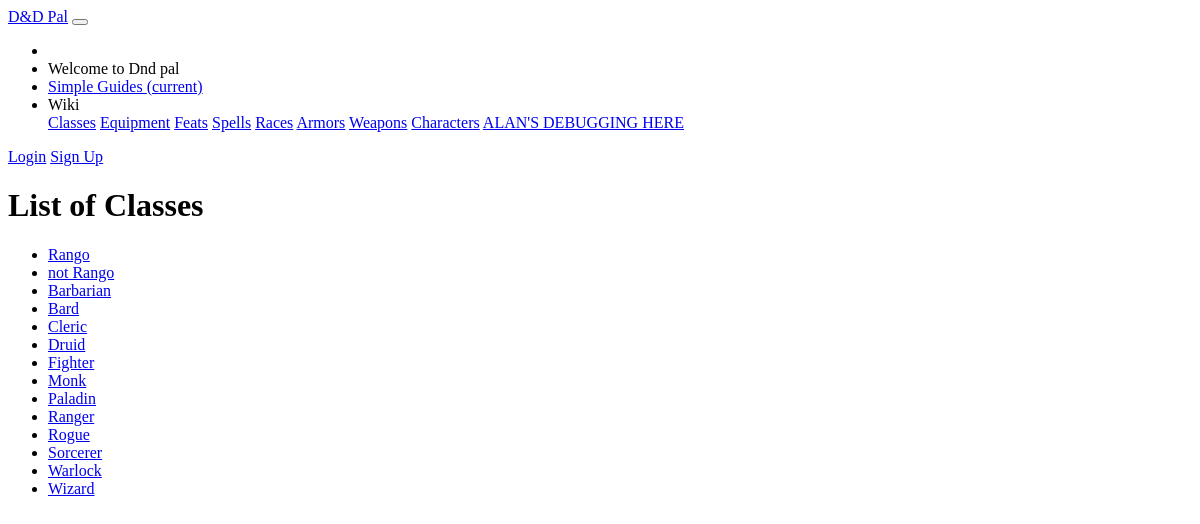
Page /dndpal/classes/ on the committed database.
### dndpal/models.py (models this page shows, shortened)
class CharacterClass(models.Model):
    name = models.CharField(default = '', primary_key = True, max_length = 100, help_text = "Enter the name of this class")
    descrtiption = models.CharField(default = '', max_length = 1000, help_text = "Enter a description of this class")
    hitpoints = models.PositiveIntegerField(default = 10, help_text = "Enter the hitdie of this class")
    skill_proficiency_limit = models.PositiveSmallIntegerField(default = 5, help_text = "Enter the max amount of skills this class can be proficient in")
    skill_list = models.CharField(default = '', max_length = 300, help_text = "Enter a comma separated skill list. Ex: \"Acrobatics,Intimidation\" \(without the quotations\)")
    armor_prof = models.CharField(default = "", max_length = 10000, help_text = "Enter a comma separated of armor proficiencies list for the class")
    weapon_prof = models.CharField(default = "", max_length = 10000, help_text = "Enter a comma separated of weapon proficiencies list for the class")
    saving_throws = models.CharField(default = "", max_length = 10000, help_text = "Enter a comma separated list of saving throws for the class")
    recommended_gear = models.CharField(default = "", max_length = 10000, help_text = "Enter the names of the recommended gear for this class")
    def get_absolute_url(self):
        return reverse('class-detail', args=[str(self.name)])

### dndpal/views.py (the view)
# urls.py: path('classes/', views.CharacterClassListView.as_view(), name='classes'),
class CharacterClassListView(generic.ListView):
    model = CharacterClass

### dndpal/templates/dndpal/characterclass_list.html
{% extends "base_generic.html" %}
{% block content %}
<main role="main" class="container">
    <div class="container card p-5" style="margin-top:10px;">
        <h1>List of Classes</h1>
        {% if characterclass_list %}
        <ul>
            {% for class in characterclass_list %}
            <li>
                <a href="{{ class.get_absolute_url }}">{{ class.name }}</a>
            </li>
            {% endfor %}
        </ul>
        {% else %}
        <p>There are no classes in the wiki.</p>
        {% endif %}
    </div>
</main>
{% endblock %}

### rows in the picture
CharacterClass: name "Rango"
CharacterClass: name "not Rango"
CharacterClass: name "Barbarian"
CharacterClass: name "Bard"
CharacterClass: name "Cleric"
CharacterClass: name "Druid"
CharacterClass: name "Fighter"
CharacterClass: name "Monk"
CharacterClass: name "Paladin"
CharacterClass: name "Ranger"
CharacterClass: name "Rogue"
CharacterClass: name "Sorcerer"
CharacterClass: name "Warlock"
CharacterClass: name "Wizard"
